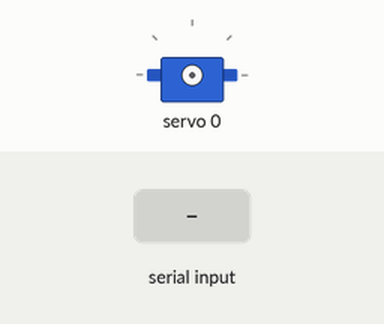
A sketch run on a simulated Arduino Uno, built with avr-gcc and run on an emulated ATmega328P. On the bench: servo. The inputs (shaded band) are chosen by the test bench.

Above: at 1.2 s.
1.3 s: "a" received over Serial
2.8 s: "b" received over Serial
Timing chart, 0 to 5.8 s (numbered marks = the images above; inputs shaded):
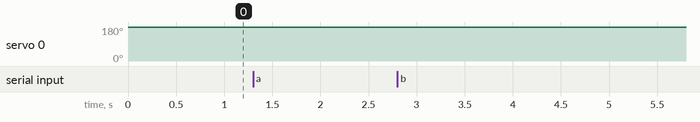

Measured:
- after the input at 2.8 s, servo 0: 180° → 179° at once

The sketch:

Servo_Timer.ino
```cpp
// Make sure these libraries are installed
// If not the case, use Tools > Manage Libraries
#include <Wire.h>
#include <Adafruit_PWMServoDriver.h>

// declaring variables
Adafruit_PWMServoDriver servo = Adafruit_PWMServoDriver();

int servo_num = 0;
int servo_freq = 50;
int MinPulse = 550, MaxPulse = 2400;  // minimum (0°) & maximum (180°) pulse length of the servo in µs
int pos = MaxPulse;  // current position of the servo as integer,
float w_e = 180.0/150.0;          // angular velocity of servo motor at 5 V
float secondStep = (w_e/180.) * (MaxPulse - MinPulse);  // unrounded pulse length increase in µs that corresponds to an increase of 1 second
char serialVariable;          // Character received through the serial communication
int pw_add; // pulse width to add in us as integer
int counter = 1;


void setup() {
  Serial.begin(115200);                 // open serial communication

  //_________________Begin - Setup_______________
  servo.begin();
  servo.setPWMFreq(servo_freq);  // Analog servos run at ~50 Hz updates
  delay(10); // delay to setup
  //_________________End - Setup_______________

}

void loop() {

  // Only run the loop if the serial communication is available
  if( Serial.available())
  {

    // read the incoming character and save it in "serialVariable"
    serialVariable = Serial.read();

    // If "a" is received reset the servo to its starting position.

    //_________________Begin - Reset_______________
    if (serialVariable == 'a')
    {
      servo.writeMicroseconds(servo_num,MaxPulse); // reset servo to initial position
      pos = MaxPulse;

    }

    //_________________End - Reset_______________


    // If "b" is received move the motor by one step.

    //_________________Begin - Advance_______________
    else if (serialVariable == 'b')
    {
      if (counter % 3 == 0)
      {
        pw_add = int(secondStep+1);  //round up every third iteration
        counter = 0; // reinitialize counter to zero
      }
      else
        pw_add = int(secondStep); // cast to integer (round down)

      pos -= pw_add; // substract pulse length corresponding to 1 second to current position (pulse length)
      servo.writeMicroseconds(servo_num, pos); // update servo position (increase by 1 second)
      counter++;
    }
    //_________________End - Advance_______________

  }
}
```
